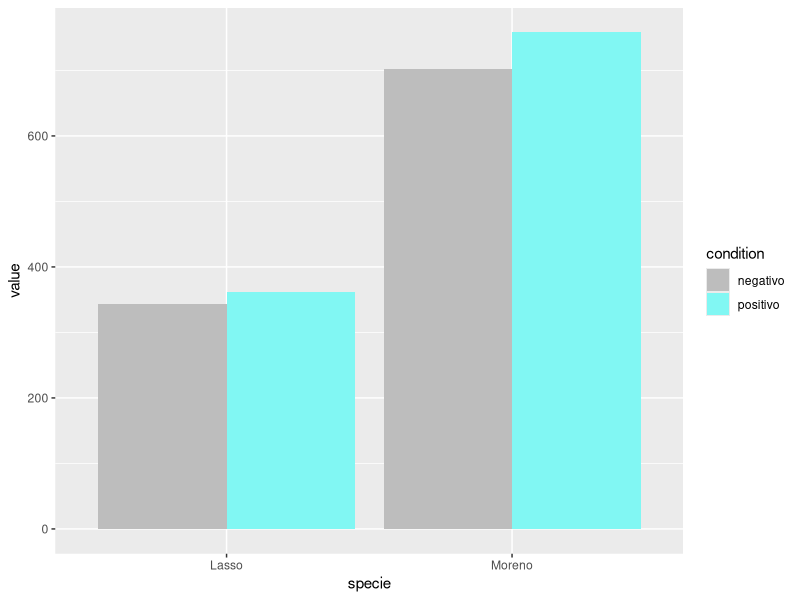

Generate this figure with R:
# library
library(ggplot2)

#Grafica 1
# create a dataset
specie=c(rep("Moreno" , 2) , rep("Lasso" , 2))
condition=rep(c("positivo" , "negativo" ) , 2)
#value=abs(rnorm(4 , 0 , 15))
value=c(758,702,361,344)
data=data.frame(specie,condition,value)

# Grouped
ggplot(data, aes(fill=condition, y=value, x=specie)) + 
  geom_bar(position="dodge", stat="identity")+
  scale_fill_manual(values = c("#BDBDBD","#81F7F3") )




